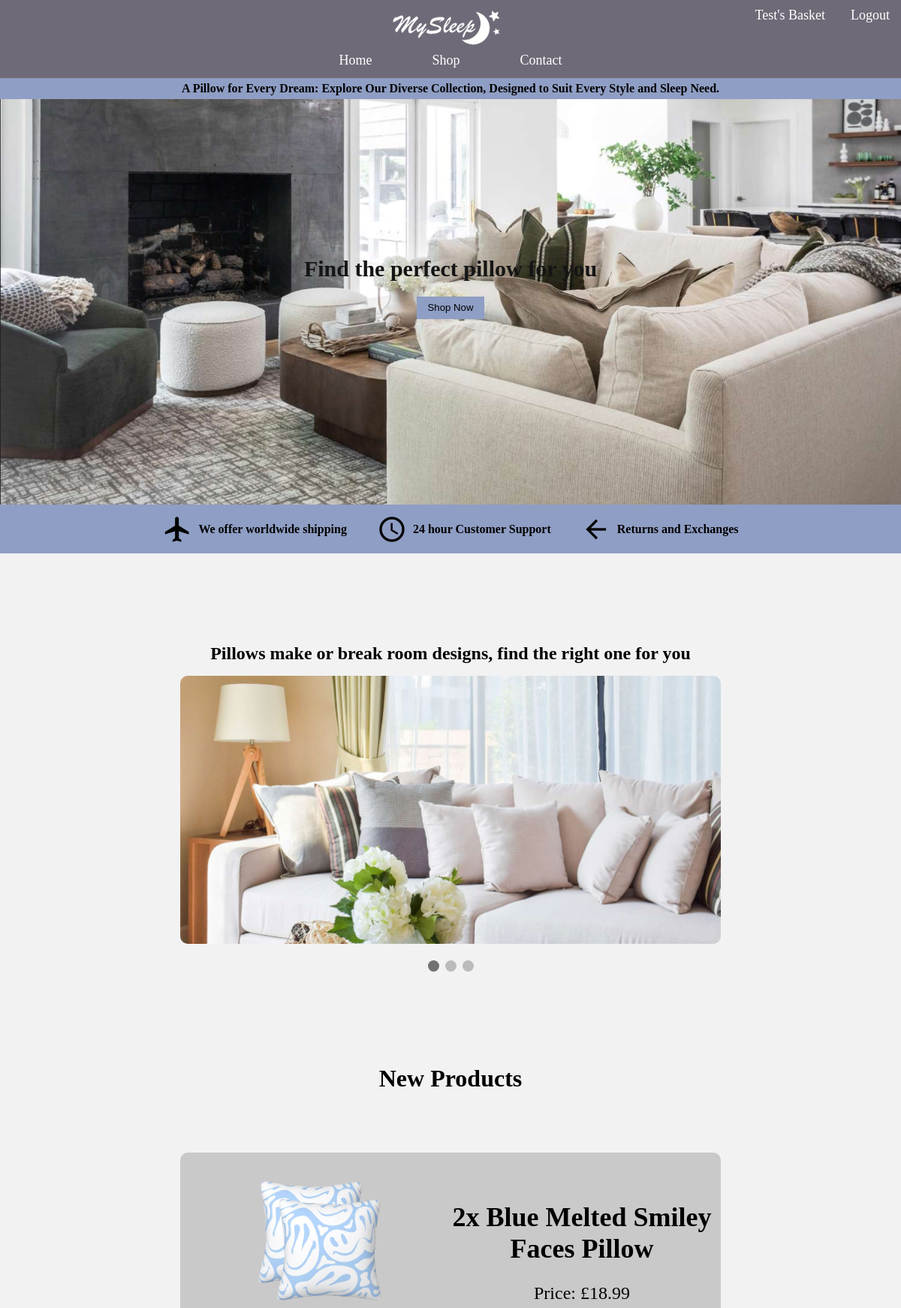
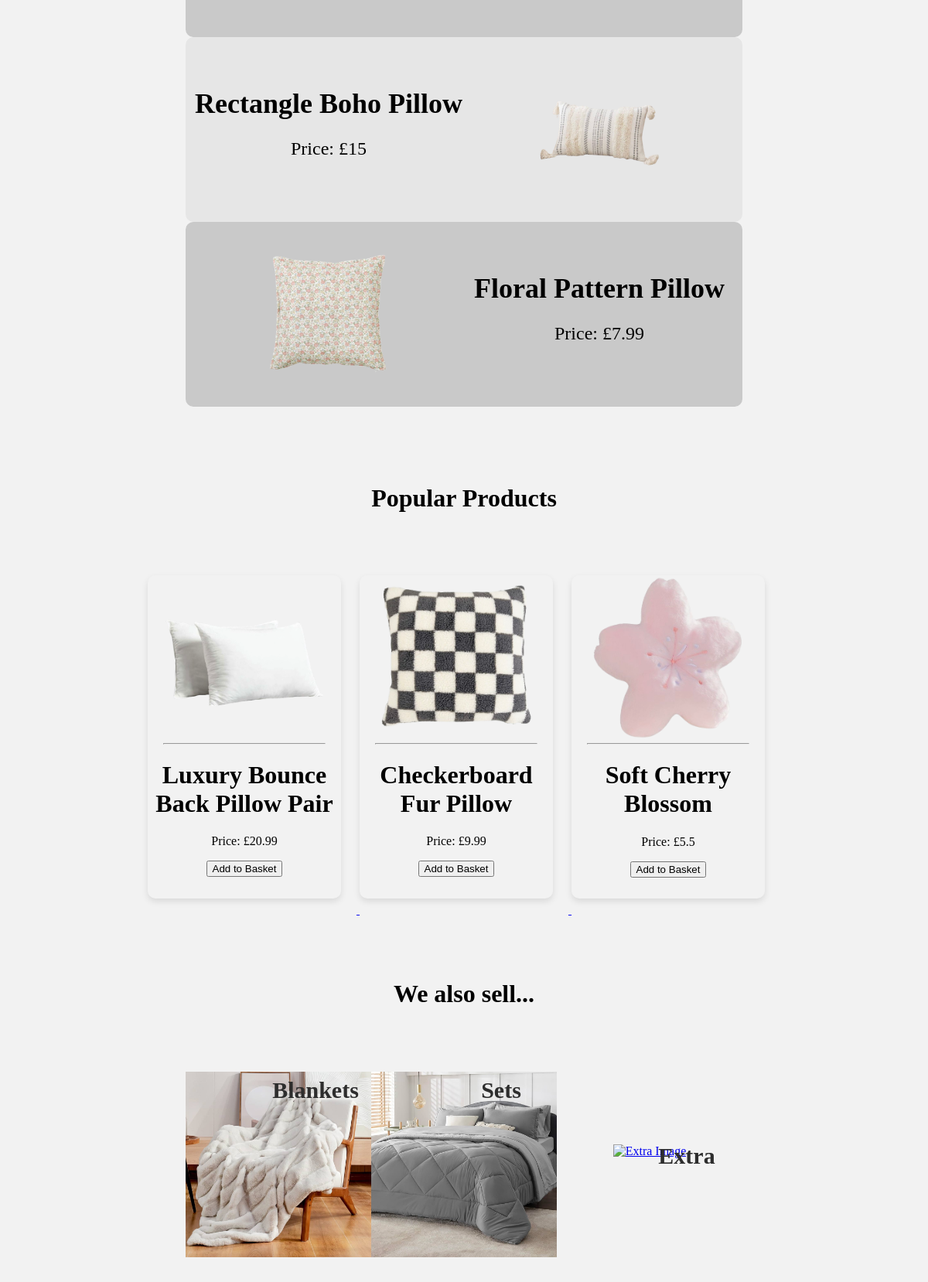
Page /home (signed in, upper part) on the committed database (2 pictures, top to bottom).
### website.py (models this page shows, shortened)
class User(UserMixin, db.Model):
    __tablename__ = 'users'
    user_id = db.Column(db.Integer, primary_key = True, autoincrement = True)
    username = db.Column(db.String(16), index = True, unique = True)
    password_hash = db.Column(db.String(64))
    student = db.Column(db.Boolean)
    basket = db.relationship('Item', secondary = 'user_basket_link', backref = db.backref('assigned_users', lazy = 'dynamic'))
    def get_id(self):
        return str(self.user_id)

class Item(db.Model): #shows logical structure of database
    id = db.Column(db.Integer(), primary_key = True) #primary key - uniquely identifies each item in database table
    name = db.Column(db.String(length = 30), nullable = False, unique = True) #nullable - dont want it to be null/empty
    price = db.Column(db.Integer(), nullable = False)
    env_impact = db.Column(db.String(), nullable = False)
    description = db.Column(db.String(length = 1000), nullable = False, unique = True)
    image = db.Column(db.String(length = 1000), nullable = False)
    quantity = db.Column(db.Integer(), nullable = False)

### website.py (the view)
@app.route('/home', methods = ['GET', 'POST']) # get data | send data to server
def Home():
    user = db.session.query(User).filter_by(user_id = current_user.get_id()).first()
    form = AddBasket()
    new_arrivals = Item.query.filter(Item.id.in_([7, 8, 9])).all()  # Specific IDs for the homepage sections
    popular = Item.query.filter(Item.id.in_([10, 11, 12])).all()  # Specific IDs for the homepage sections
    if form.validate_on_submit():
        item_id = request.form.get('item_id')
        if item_id:
            return add_to_basket(item_id)  # Call the function to add to the basket
    return render_template('Home.html', new_arrivals = new_arrivals, popular = popular, form = form, user = user) # look for templates in the templates folder.

### website.py
class AddBasket(FlaskForm):
    submit = SubmitField('Add to Basket')

### website.py (called while the page is built)
@lm.user_loader
def load_user(user_id):
    return User.query.get(int(user_id))

### templates/Home.html (shortened to what this page needs)
{% extends "bootstrap/base.html" %}
{% import "bootstrap/wtf.html" as wtf %}
    {% block head %}
    <head>
        <link rel="stylesheet" type="text/css" href="{{ url_for('static',filename='styles.css') }}">
    </head>
    {% endblock %}
    {% block content %}
    <body>
        <nav id="nav">
            <ul>
                <div class="nav-top">
                    <li class="nav-logo">
                        <a href="{{ url_for('Home') }}">
                            <img id="logo" src="{{ url_for('static', filename='images/Logo.png') }}" alt="Logo">
                        </a>
                    </li>
                    <li class="nav-personal">
                        <a href="{{ url_for('cart') }}">{{user.username}}'s Basket</a>
                        <a href="{{ url_for('logout') }}">Logout</a>
                    </li>
                </div>
                <div class="nav-container">
                    <li class="nav-list"><a href="{{ url_for('Home') }}">Home</a></li>
                    <li class="nav-list"><a href="{{ url_for('All') }}">Shop</a></li>
                    <li class="nav-list"><a href="{{ url_for('contact') }}">Contact</a></li>
                </div>
            </ul>
        </nav>
        <div class="title-head">
            <h4>A Pillow for Every Dream: Explore Our Diverse Collection, Designed to Suit Every Style and Sleep Need.</h4>
        </div>
        <div class="title-image">
            <div class="title-img-text">
                <h1>Find the perfect pillow for you</h1>
                <a href="{{ url_for('All') }}"><button class="title-img-button">Shop Now</button></a>
            </div>
        </div>
        <div class="title-foot">
            <div class="title-foot-container">
                <div class="title-foot-section">
                    <i class="material-icons">flight</i>
                    <h4>We offer worldwide shipping</h4>
                </div>
                <div class="title-foot-section">
                    <i class="material-icons">schedule</i>
                    <h4>24 hour Customer Support</h4>
                </div>
                <div class="title-foot-section">
                    <i class="material-icons">arrow_back</i>
                    <h4>Returns and Exchanges</h4>
                </div>
            </div>
        </div>
        <div class="slideshow">
            <div class="slideshow-container">
                <h1>Pillows make or break room designs, find the right one for you</h1>
                <div class="mySlides fade">
                    <img src="{{ url_for('static', filename='images/slider1.png') }}" alt="Slider Image 1">
                </div>
            </div>
            <br>
            <div class="slideshow-dots">
                <span class="dot"></span>
                <span class="dot"></span>
                <span class="dot"></span>
            </div>
        </div>
        <div class="new-products">
            <h1>New Products</h1>
            <div class="new-products-container">
                {% set item = new_arrivals[0] %}
                <div class="new-products-section">
                    <div>
                        <a href="{{ url_for('Product', item_id=item.id) }}" class="new-product-img">
                            <img src="{{ url_for('static', filename=item.image) }}" alt="{{ item.name }} Image">
                        </a>
                    </div>
                    <div>
                        <h1>{{ item.name }}</h1>
                        <p>Price: £{{ item.price }}</p>
                    </div>
                </div>
                {% set item = new_arrivals[1] %}
                <div class="new-products-section2">
                    <div>
                        <h1>{{ item.name }}</h1>
                        <p>Price: £{{ item.price }}</p>
                    </div>
                    <div>
                        <a href="{{ url_for('Product', item_id=item.id) }}" class="new-product-img">
                            <img src="{{ url_for('static', filename=item.image) }}" alt="{{ item.name }} Image">
                        </a>
                    </div>
                </div>
                {% set item = new_arrivals[2] %}
                <div class="new-products-section">
                    <div>
                        <a href="{{ url_for('Product', item_id=item.id) }}" class="new-product-img">
                            <img src="{{ url_for('static', filename=item.image) }}" alt="{{ item.name }} Image">
                        </a>
                    </div>
                    <div>
                        <h1>{{ item.name }}</h1>
                        <p>Price: £{{ item.price }}</p>
                    </div>
                </div>
            </div>
        </div>
        <div class="popular-products">
            <h1>Popular Products</h1>
            <div class="popular-products-container">
                {% set item = popular[0] %}
                <a href="{{ url_for('Product', item_id=item.id) }}">
                    <div class="popular-products-section">
                        <img src="{{ url_for('static', filename=item.image) }}" alt="{{ item.name }} Image">
                        <hr>
                        <h1>{{ item.name }}</h1>
                        <p>Price: £{{ item.price }}</p>
                        <td>
                            <form action="{{ url_for('add_to_basket', item_id=item.id) }}" method="POST">
                                {{ form.submit() }}
                            </form>
                        </td>
                    </div>
                </a>
                {% set item = popular[1] %}
                <a href="{{ url_for('Product', item_id=item.id) }}">
                    <div class="popular-products-section">
                        <img src="{{ url_for('static', filename=item.image) }}" alt="{{ item.name }} Image">
                        <hr>
                        <h1>{{ item.name }}</h1>
                        <p>Price: £{{ item.price }}</p>
                        <td>
                            <form action="{{ url_for('add_to_basket', item_id=item.id) }}" method="POST">
                                {{ form.submit() }}
                            </form>
                        </td>
                    </div>
                </a>
                {% set item = popular[2] %}
                <a href="{{ url_for('Product', item_id=item.id) }}">
                    <div class="popular-products-section">
                        <img src="{{ url_for('static', filename=item.image) }}" alt="{{ item.name }} Image">
                        <hr>
                        <h1>{{ item.name }}</h1>
                        <p>Price: £{{ item.price }}</p>
                        <td>
                            <form action="{{ url_for('add_to_basket', item_id=item.id) }}" method="POST">
                                {{ form.submit() }}
                            </form>
                        </td>
                    </div>
                </a>
            </div>
        </div>
        <div class="Alsosell">
            <h1>We also sell...</h1>
            <div class="Alsosell-container">
                <div class="Alsosell-section">
                    <a href="{{ url_for('All', category='blanket') }}">
                        <img src="{{ url_for('static', filename='images/More-Blanket1.png') }}" alt="Blanket Image">
                        <div class="Alsosell-text">
                            <h2>Blankets</h2>
                        </div>
                    </a>
                </div>
                <div class="Alsosell-section2">
                    <a href="{{ url_for('All', category='sets') }}">
                        <img src="{{ url_for('static', filename='images/More-Set1.png') }}" alt="Set Image">
                        <div class="Alsosell-text">
                            <h2>Sets</h2>
                        </div>
                    </a>
                </div>
                <div class="Alsosell-section">
                    <a href="{{ url_for('All', category='extra') }}">
                        <img src="{{ url_for('static', filename='images/More-Extra1.png') }}" alt="Extra Image">
                        <div class="Alsosell-text">
                            <h2>Extra</h2>
                        </div>
                    </a>
                </div>
            </div>
        </div>
    </body>
    {% endblock %}

### static/styles.css (style rules this page uses)
body { background-color: rgb(242, 242, 242); margin: 0; padding: 0; }
#nav { position: fixed; top: 0; left: 0; right: 0; z-index: 1000; background-color: rgb(112, 107, 119, 0.8); color: #ffffff; padding: 10px 0; }
#nav ul { list-style: none; padding: 0; margin: 0; width: 100%; display: flex; flex-direction: column; align-items: center; }
.nav-top { display: flex; align-items: center; width: 100%; }
.nav-logo { list-style-type: none; flex: 1; display: flex; justify-content: center; margin-right: -200px; }
#logo { width: 150px; }
.nav-personal { list-style-type: none; position: relative; margin-left: auto; top: -20px; }
.nav-personal a { text-decoration: none; color: white; font-size: 18px; padding: 10px 15px; }
.nav-container { display: flex; gap: 20px; }
.nav-list { margin: 0 30px; }
.nav-list a { text-decoration: none; color: white; font-size: 18px; }
.title-head { background-color: rgb(143, 158, 196); text-align: center; padding: 5px 10%; }
.title-head h4 { margin: 0; }
.title-image { position: relative; width: 100%; }
.title-img-text { position: absolute; width: 50%; top: 35%; left: 25%; border-radius: 10px; text-align: center; color: rgb(21, 21, 21); }
.title-img-text h1 { font-size: 2.5vw; text-align: center; }
.title-img-button { padding: 1.2% 2.5%; border: none; background-color: rgb(143, 158, 196); font-size: 1.1vw; cursor: pointer; }
.title-foot { background-color: rgb(143, 158, 196); text-align: center; padding: 12px 10%; }
.title-foot-container { display: flex; justify-content: center; align-items: center; flex-wrap: wrap; }
.title-foot-section { display: flex; align-items: center; margin: -10px 20px; }
.title-foot-section i { font-size: 40px; margin-right: 8px; }
.slideshow { margin: 10% 20%; border-radius: 10px; }
.slideshow-container { position: relative; margin: auto; }
.slideshow-container h1 { text-align: center; font-size: 2vw; }
.mySlides img { width: 100%; border-radius: 10px; }
.fade { animation-name: fade; animation-duration: 1.5s; }
.slideshow-dots { text-align:center }
.dot { height: 15px; width: 15px; margin: 0 2px; background-color: #bbb; border-radius: 50%; display: inline-block; transition: background-color 5s solid; }
.active { background-color: #717171; }
.new-products { text-align: center; }
.new-products-container { margin-top: 80px; }
.new-products-section { background-color: rgb(201, 201, 201); padding: 30px 10px; margin: 0px 20%; height: 100%; display: flex; flex-wrap: wrap; text-align: center; border-radius: 10px; }
.new-products-section2 { background-color: rgb(230, 230, 230); padding: 30px 10px; margin: 0px 20%; height: 100%; display: flex; flex-wrap: wrap; text-align: center; border-radius: 10px;; }
.new-products-section div, .new-products-section2 div { display: inline-block; width: 50%; }
.new-products-section h1, .new-products-section2 h1 { font-size: 3vw; margin-top: 10%; }
.new-products-section p, .new-products-section2 p { font-size: 2vw; }
.new-product-img { text-decoration: none; color: inherit; }
.new-product-img img { width: 50%; transition: transform 0.3s ease; }
.popular-products { text-align: center; margin-top: 100px; }
.popular-products-container { text-align: center; margin: 0px 15%; padding: 60px 0; }
.popular-products-section { display: inline-block; width: 250px; height: 418px; border-radius: 10px; margin: 0px 20px 20px 0px; overflow: hidden; box-shadow: 0 4px 8px rgba(0, 0, 0, 0.1); transition: transform 0.3s ease; color: black; }
.popular-products-section img { width: 85%; }
.popular-products-section hr { margin: 0px 20px; }
.Alsosell { text-align: center; padding-bottom: 100px; }
.Alsosell-container { text-align: center; margin: 0px 200px; color: white; padding: 60px 0; }
.Alsosell-section { display: inline-block; width: 30%; height: 30%; margin: 0px; overflow: hidden; position: relative; min-width: 150px; min-height: 150px; }
.Alsosell-section2 { display: inline-block; width: 30%; height: 30%; margin: 0px -4px 0px -4px; overflow: hidden; position: relative; min-width: 150px; min-height: 150px; }
.Alsosell-section img, .Alsosell-section2 img { width: 100%; }
.Alsosell-text { position: absolute; top: 10%; left: 70%; transform: translate(-50%, -50%); text-align: center; color: #2d2d2d; font-size: 18px; }
.Alsosell-text h2 { font-size: 2.5vw; }

### rows in the picture
User: username "Test"
Item: image (picture), name "2x Blue Melted Smiley Faces Pillow", price "18.99"
Item: name "Rectangle Boho Pillow", price "15", image (picture)
Item: image (picture), name "Floral Pattern Pillow", price "7.99"
Item: image (picture), name "Luxury Bounce Back Pillow Pair", price "20.99"
Item: image (picture), name "Checkerboard Fur Pillow", price "9.99"
Item: image (picture), name "Soft Cherry Blossom", price "5.5"
